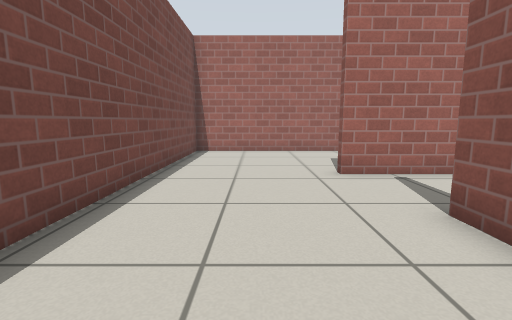
[1] (above)

21 first-person views from a walk through a Gazebo world. The camera is 0.68 m above the floor, tilts 8° down and sees 85° across. The floor is counted in squares, 0.5 m on a side. Each view is taken from the middle of a square. On the plan, view 1 faces up. The plan holds only what a view shows up to about 13 squares ahead; the rest is blank. Gazebo's built-in surfaces are drawn with simple patterns.

[2]
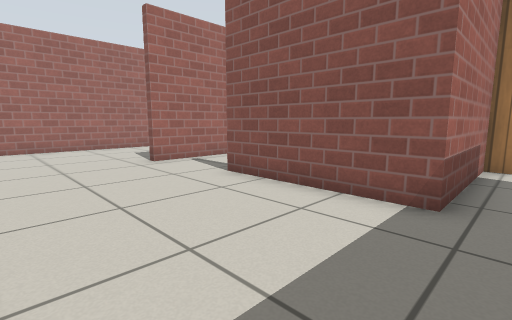

[3]
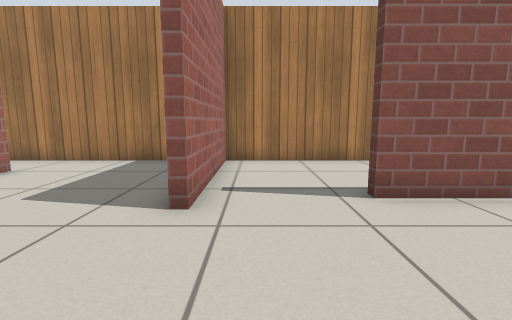

[4]
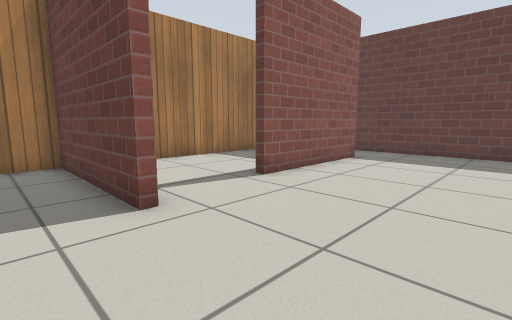

[5]
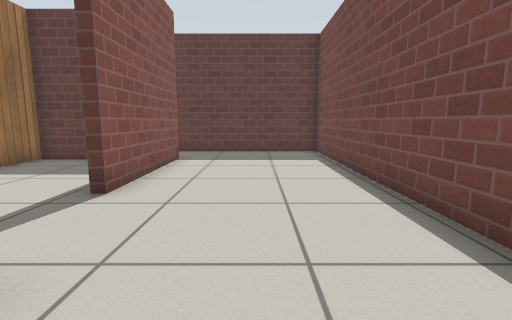

[6]
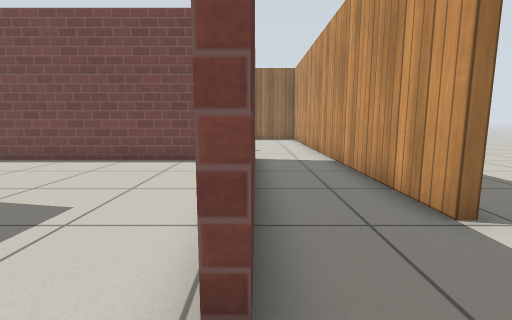

[7]
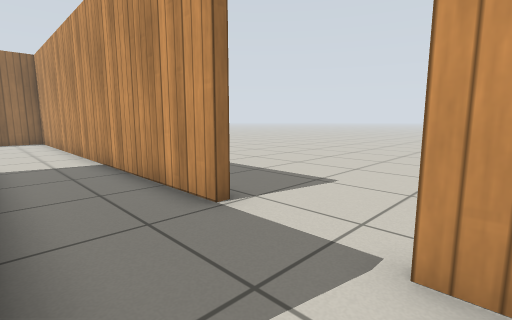

[8]
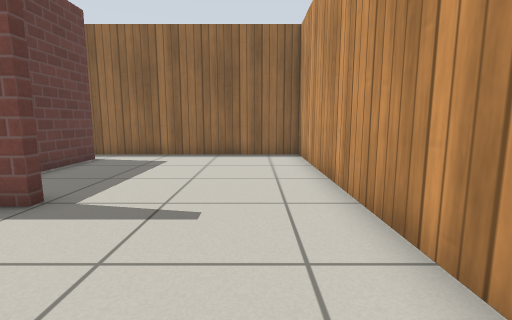

[9]
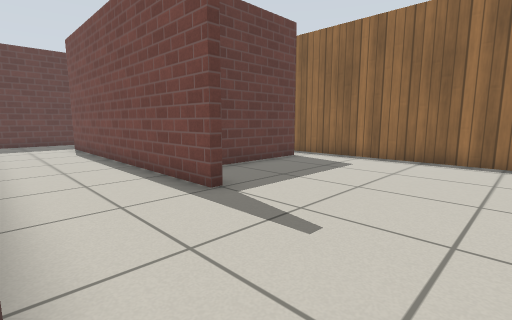

[10]
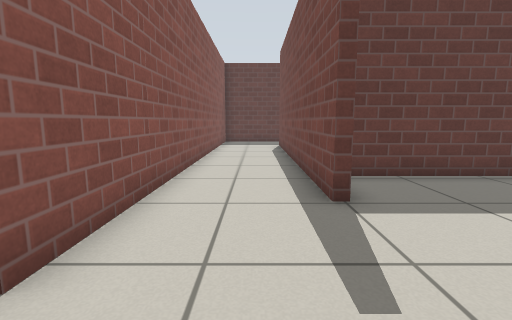

[11]
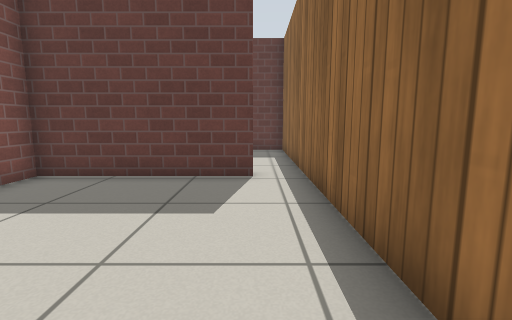

[12]
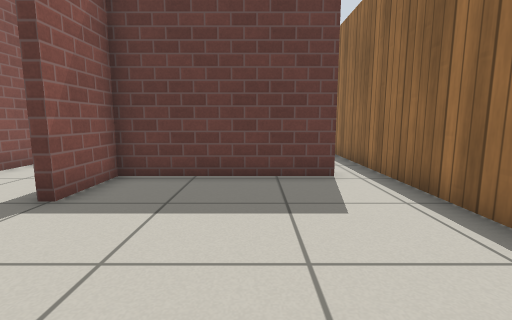

[13]
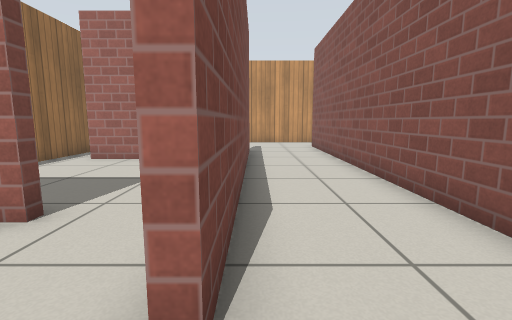

[14]
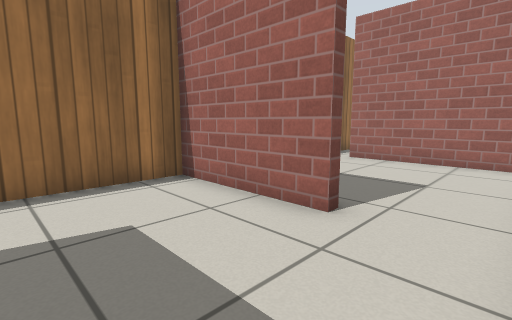

[15]
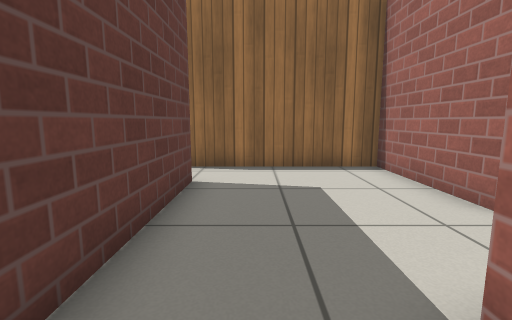

[16]
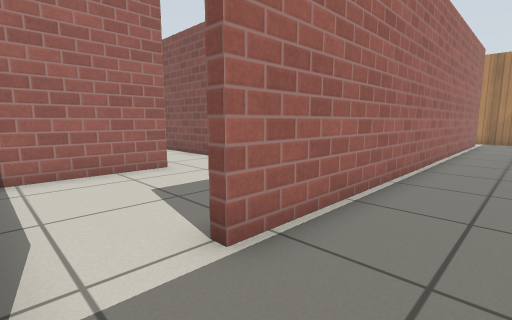

[17]
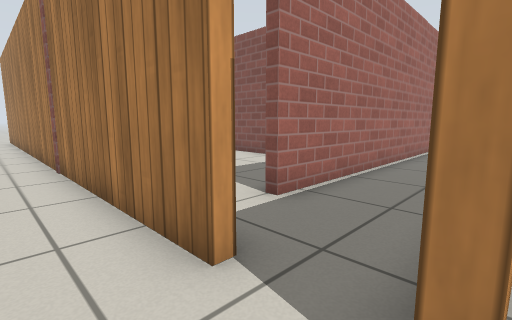

[18]
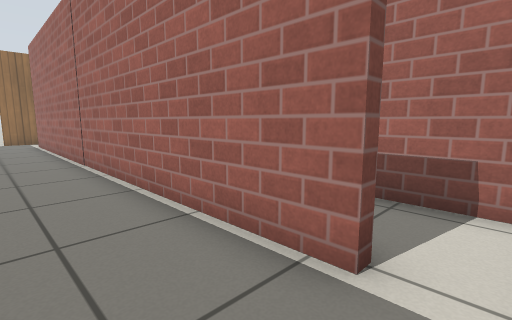

[19]
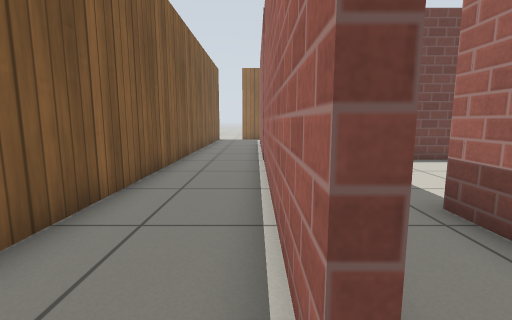

[20]
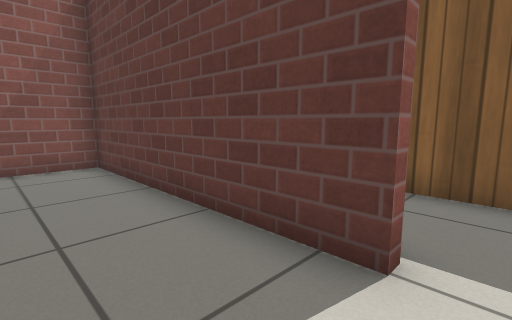

[21]
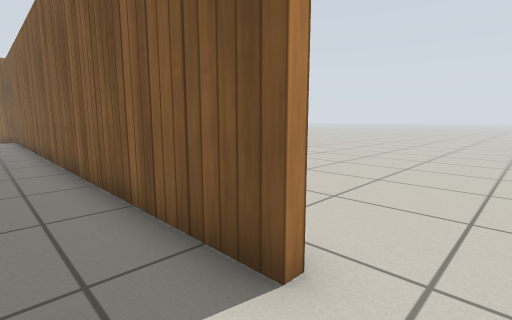

### Floor plan
Key: @ floor where view 1 was taken; # wall or solid block; x gap in a wall; . floor.
Columns run from 15 left of view 1 to 8 right of it. Each row starts with its distance up from view 1.
 17                  .....
 16   #################...##
 15   #....................#
 14   #....................#
 13   #.........#########..#
 12   #.........#..........#
 11   #.........#..........#
 10  .#......#..#..........#
  9  .#......#..#..........#
  8  .#x######..#..........#
  7  .#......#..#.....######
  6  .#......#..#..........#
  5  .#......#..#..........#
  4 ..#......#..#..........#
  3 ..#......#..#.....#....#
  2 ..####...#..#.....#....#
  1 ..#......#..#.....# ...#
  0 ..#......#..#..@..#  ..#
 -1 ..#.........#.....######
 -2 ..#.........#..........#
 -3 ..#.##################.
 -4 ..#....................
 -5 ......................
 -6  .................... .
 -7 ..##################
 -8 ...

Positions as (right, up) in squares from view 1, and headings:
1: (0, 0), facing up
2: (-2, -2), facing up-right
3: (-2, 6), facing right
4: (-2, 9), facing down-right
5: (0, 9), facing down
6: (7, 13), facing left
7: (7, 13), facing up-left
8: (-2, 14), facing left
9: (-3, 15), facing down-left
10: (-5, 15), facing down
11: (-12, 15), facing down
12: (-10, 15), facing down
13: (-6, -2), facing up
14: (-7, -2), facing up-left
15: (-5, -2), facing left
16: (-13, -6), facing up-right
17: (-15, -7), facing up-right
18: (7, -6), facing up-left
19: (7, -4), facing left
20: (-12, -1), facing down-right
21: (-15, -5), facing down-right
